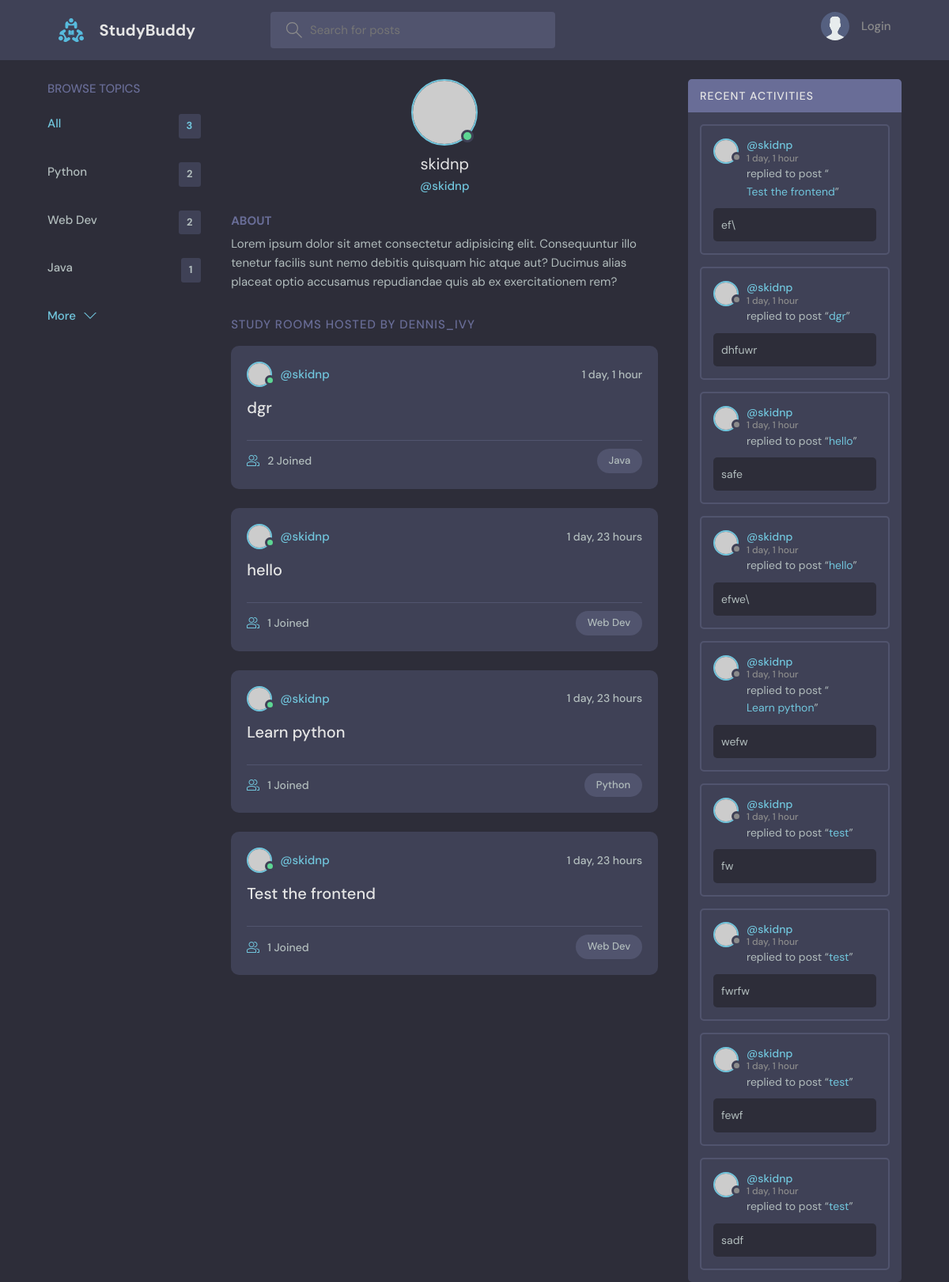
/profile/1/, run on an earlier commit of the app's database.
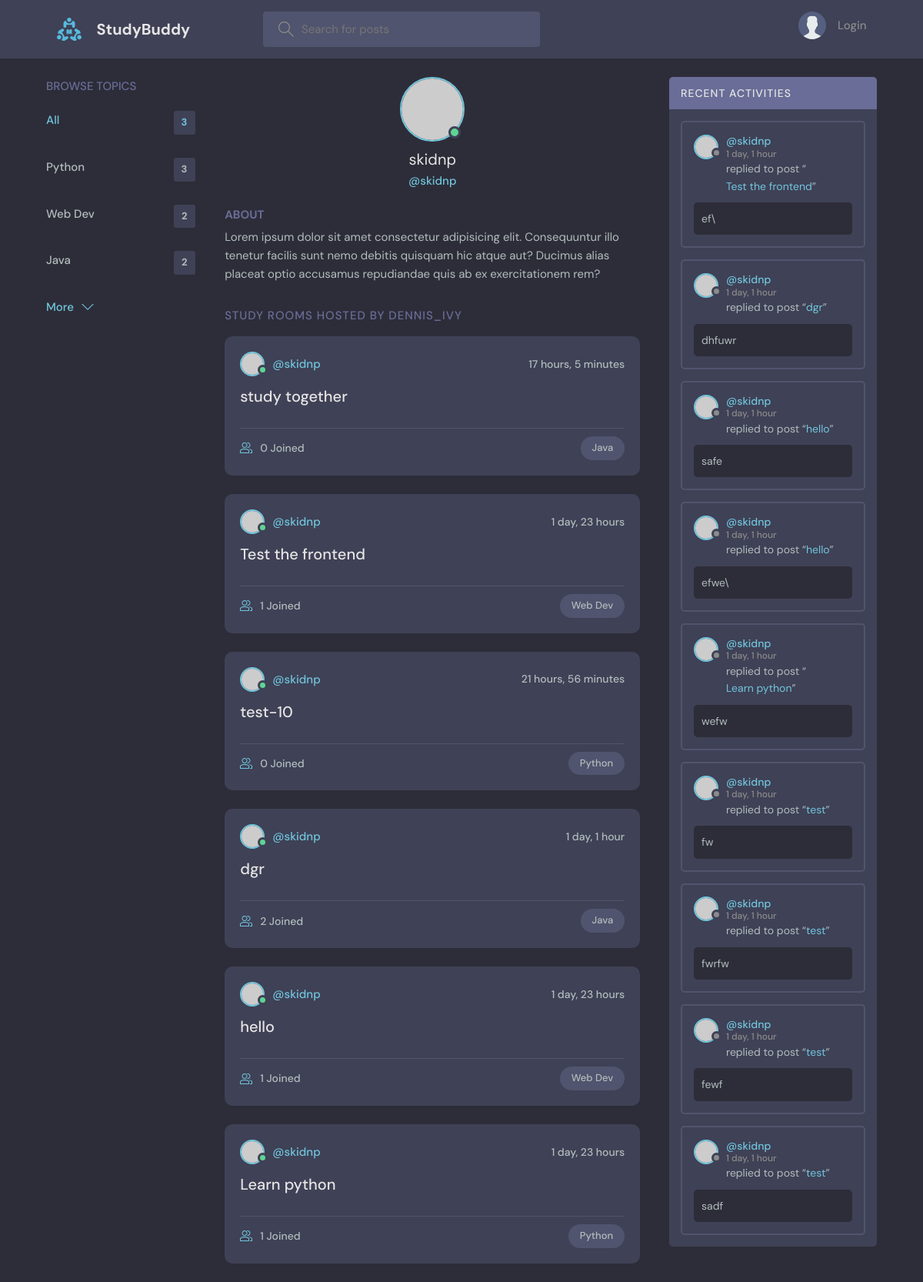
And on a later commit of the database.
### base/models.py (models this page shows, shortened)
class Topic(models.Model):
    name = models.CharField(max_length=200)

class Room(models.Model):
    host = models.ForeignKey(User, on_delete=models.SET_NULL, null=True)
    topic = models.ForeignKey(Topic, on_delete=models.SET_NULL, null=True)
    name = models.CharField(max_length=200)
    description = models.TextField(null=True, blank=True)
    participants = models.ManyToManyField(User, related_name='participants', blank=True)
    updated = models.DateTimeField(auto_now=True)
    created = models.DateTimeField(auto_now_add=True)
    class Meta:
        ordering = ['-updated', '-created']
    def __str__(self):
        return self.name

class Message(models.Model):
    user = models.ForeignKey(User, on_delete=models.CASCADE)
    room = models.ForeignKey(Room, on_delete=models.CASCADE)
    body = models.TextField()
    updated = models.DateTimeField(auto_now=True)
    created = models.DateTimeField(auto_now_add=True)
    class Meta:
        ordering = ['-updated', '-created']

### base/views.py (the view)
# urls.py: path('profile/<str:pk>/', views.userProfile, name="user-profile"),
def userProfile(request, pk):
    user = User.objects.get(id=pk)
    rooms = user.room_set.all()
    room_messages = user.message_set.all()
    topics = Topic.objects.all()
    context = {'user':user, 'rooms':rooms, 'room_messages':room_messages, 'topics':topics}
    return render(request, 'base/profile.html', context)

### base/templates/base/profile.html (shortened to what this page needs)
{% extends 'main.html' %}
{% block content %}
  <main class="profile-page layout layout--3">
    <div class="container">
      {% include 'base/topic_component.html' %}
      <div class="roomList">
        <div class="profile">
          <div class="profile__avatar">
            <div class="avatar avatar--large active">
              <img src="https://randomuser.me/api/portraits/men/11.jpg" />
            </div>
          </div>
          <div class="profile__info">
            <h3>{{user.username}}</h3>
            <p>@{{user.username}}</p>
          </div>
          <div class="profile__about">
            <h3>About</h3>
            <p>
              Lorem ipsum dolor sit amet consectetur adipisicing elit. Consequuntur illo tenetur
              facilis sunt nemo debitis quisquam hic atque aut? Ducimus alias placeat optio
              accusamus repudiandae quis ab ex exercitationem rem?
            </p>
          </div>
        </div>
        <div class="roomList__header">
          <div>
            <h2>Study Rooms Hosted by dennis_ivy</a>
            </h2>
          </div>
        </div>
        {% include 'base/feed_component.html' %}
      </div>
      {% include 'base/activity_component.html' %}
    </div>
  </main>
{% endblock content %}

### templates/main.html (shortened to what this page needs)
<!DOCTYPE html>
{% load static %}
<html lang="en">
  <head>
    <link rel="stylesheet" href="{% static 'styles/style.css' %}" />
  </head>
  <body>
    {% include 'navbar.html' %}
    {% block content %}
    {% endblock %}
  </body>
</html>

### templates/navbar.html (shortened to what this page needs)
{% load static %}
<header class="header header--loggedIn">
    <div class="container">
      <a href="{% url 'home' %}" class="header__logo">
        <img src="{% static 'images/logo.svg' %}" />
        <h1>StudyBuddy</h1>
      </a>
      <form class="header__search" method="GET" action="{% url 'home' %}">
        <label>
          <input name="q" placeholder="Search for posts"/>
        </label>
      </form>
      <nav class="header__menu">
        {% if request.user.is_authenticated %}
        <div class="header__user">
          <a href="profile.html">
            <div class="avatar avatar--medium active">
              <img src="https://randomuser.me/api/portraits/men/37.jpg" />
            </div>
            <p>{{request.user.username}} <span>@{{request.user.username}}</span></p>
          </a>
          <button class="dropdown-button">
            <svg version="1.1" xmlns="http://www.w3.org/2000/svg" width="32" height="32" viewBox="0 0 32 32">
              <title>chevron-down</title>
              <path d="M16 21l-13-13h-3l16 16 16-16h-3l-13 13z"></path>
            </svg>
          </button>
        </div>
        {% else %}
        <a href="{% url 'login' %}">
          <img src="{% static 'images/avatar.svg' %}" />
          <p>Login</p>
        </a>
        {% endif %}
      </nav>
    </div>
  </header>

### base/templates/base/topic_component.html
<div class="topics">
    <div class="topics__header">
      <h2>Browse Topics</h2>
    </div>
    <ul class="topics__list">
      <li>
        <a href="{% url 'home' %}" class="active">All <span>{{topics.count}}</span></a>
      </li>
      {% for topic in topics %}
      <li>
        <a href="{% url 'home' %}?q={{topic.name}}">{{topic.name}}<span>{{topic.room_set.all.count}}</span></a>
      </li>
      {% endfor %}
    </ul>
    <a class="btn btn--link" href="/">
      More
      <svg version="1.1" xmlns="http://www.w3.org/2000/svg" width="32" height="32" viewBox="0 0 32 32">
        <title>chevron-down</title>
        <path d="M16 21l-13-13h-3l16 16 16-16h-3l-13 13z"></path>
      </svg>
    </a>
  </div>

### base/templates/base/feed_component.html (shortened to what this page needs)
{% for room in rooms %}
<div class="roomListRoom">
    <div class="roomListRoom__header">
      <a href="{% url 'user-profile' room.host.id %}" class="roomListRoom__author">
        <div class="avatar avatar--small active">
          <img src="https://randomuser.me/api/portraits/men/11.jpg" />
        </div>
        <span>@{{room.host.username}}</span>
      </a>
      <div class="roomListRoom__actions">
        <span>{{room.created|timesince}}</span>
      </div>
    </div>
    <div class="roomListRoom__content">
      <a href="{% url 'room' room.id %}">{{room.name}}</a>
    </div>
    <div class="roomListRoom__meta">
      <a href="{% url 'room' room.id %}"class="roomListRoom__joined">
        {{room.participants.all.count}} Joined
      </a>
      <p class="roomListRoom__topic">{{room.topic.name}}</p>
    </div>
  </div>
{% endfor %}

### base/templates/base/activity_component.html (shortened to what this page needs)
<div class="activities">
    <div class="activities__header">
      <h2>Recent Activities</h2>
    </div>
    {% for message in room_messages %}
    <div class="activities__box">
      <div class="activities__boxHeader roomListRoom__header">
        <a href="{% url 'user-profile' message.user.id %}" class="roomListRoom__author">
          <div class="avatar avatar--small">
            <img src="https://randomuser.me/api/portraits/women/11.jpg" />
          </div>
          <p>
            @{{message.user}}
            <span>{{message.created|timesince}}</span>
          </p>
        </a>
      </div>
      <div class="activities__boxContent">
        <p>replied to post “<a href="{% url 'room' message.room.id %}">{{message.room}}</a>”</p>
        <div class="activities__boxRoomContent">
            {{message.body}}
        </div>
      </div>
    </div>
    {% endfor %}
  </div>

What changed in the data, as far as the page shows it:
computed for Topic "Python": room_set.all.count "2" → "3"
computed for Topic "Java": room_set.all.count "1" → "2"
added Room: host.username "skidnp", created "17 hours, 5 minutes", name "study together", participants.all.count "0", topic.name "Java"
changed Room "Test the frontend": moves up the list
added Room: host.username "skidnp", created "21 hours, 56 minutes", name "test-10", participants.all.count "0", topic.name "Python"
